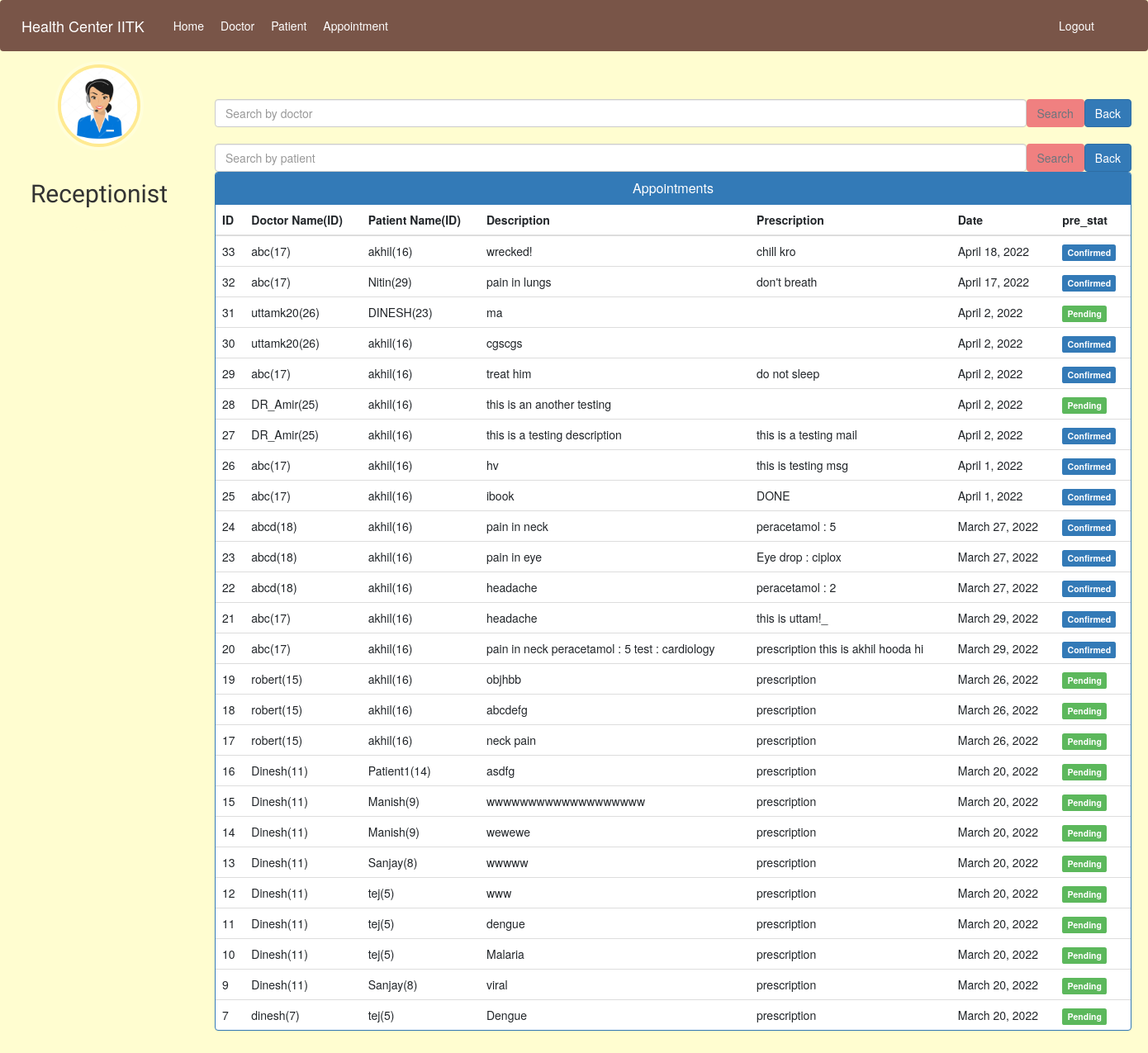
The page /admin-view-appointment (signed in) on the database its author committed.
### hospital/models.py (models this page shows)
class Appointment(models.Model):
    patientId = models.PositiveIntegerField(null=True)
    doctorId = models.PositiveIntegerField(null=True)
    patientName = models.CharField(max_length=40, null=True)
    doctorName = models.CharField(max_length=40, null=True)
    appointmentDate = models.DateField(auto_now=True)
    description = models.TextField(max_length=500)
    prescription = models.TextField(max_length=500, null=True, default="")
    pre_stat = models.BooleanField(default=False)
    status = models.BooleanField(default=True)

### hospital/views.py (the view)
# urls.py: path('admin-view-appointment', views.admin_view_appointment_view,
@login_required(login_url='adminlogin')
@user_passes_test(is_admin)
def admin_view_appointment_view(request):
    if 'q' in request.GET:
        q = request.GET['q']
        appointments = models.Appointment.objects.all().filter(
            doctorName__icontains=q, status=True).order_by('-id')
        return render(request, 'hospital/admin_view_appointment.html', {'appointments': appointments})
    else:
        appointments = models.Appointment.objects.all().filter(
            status=True).order_by('-id')
        return render(request, 'hospital/admin_view_appointment.html', {'appointments': appointments})

### hospital/views.py (called while the page is built)
def is_admin(user):
    return user.groups.filter(name='ADMIN').exists()

### templates/hospital/admin_view_appointment.html (shortened to what this page needs)
{% extends 'hospital/admin_base.html' %}
{% block content %}
<head>
  <link href="//netdna.bootstrapcdn.com/bootstrap/3.0.0/css/bootstrap.min.css" rel="stylesheet" id="bootstrap-css">
</head>
<div class="container">
  <br />
  <br />
  <br />
  <br />
  <form class="d-flex" method=GET action="{% url 'admin-view-appointment' %}">
    <input class="form-control me-2" type="search" placeholder="Search by doctor" aria-label="Search" name='q'>
    <button class="btn btn-outline-secondary" type="submit" style="background-color: lightcoral">Search</button>
    <button class="btn btn-primary" type="submit" style="float:right">Back</button>
  </form>
  <br>
  <form class="d-flex" method=GET action="{% url 'admin-view-appointment-pt' %}">
    <input class="form-control me-2" type="search" placeholder="Search by patient" aria-label="Search" name='q'>
    <button class="btn btn-outline-secondary" type="submit" style="background-color: lightcoral">Search</button>
    <form class="d-flex" method=GET action="{% url 'admin-view-appointment' %}">
      <button class="btn btn-primary" type="submit" style="float:right">Back</button>
    </form>
  </form>
  <div class="panel panel-primary">
    <div class="panel-heading">
      <h6 class="panel-title">Appointments</h6>
    </div>
    <table class="table table-hover" id="dev-table">
      <thead>
        <tr>
          <th>ID</th>
          <th>Doctor Name(ID)</th>
          <th>Patient Name(ID)</th>
          <th>Description</th>
          <th>Prescription</th>
          <th>Date</th>
          <th>pre_stat</th>
        </tr>
      </thead>
      {% for a in appointments %}
      <tr>
        <td> {{a.id}}</td>
        <td> {{a.doctorName}}({{a.doctorId}})</td>
        <td>{{a.patientName}}({{a.patientId}})</td>
        <td>{{a.description}}</td>
        <td>{{a.prescription}}</td>
        <td>{{a.appointmentDate}}</td>
        {%if a.pre_stat%}
        <td> <span class="label label-primary">Confirmed</span></td>
        {% else %}
        <td> <span class="label label-success">Pending</span></td>
        {% endif %}
      </tr>
      {% endfor %}
    </table>
  </div>
</div>
{% endblock content %}

### static/style.css (style rules this page uses)
body { padding-left: 240px; }

### templates/hospital/admin_base.html (style rules this page uses)
body { background-color: rgb(255, 253, 208); font-family: 'Work Sans', sans-serif; }

### templates/hospital/admin_view_appointment.html (style rules this page uses)
h6 { text-align: center; }

### rows shown on the page
Appointment: id "33", doctorName "abc", doctorId "17", patientName "akhil", patientId "16", description "wrecked!", prescription "chill kro", appointmentDate "April 18, 2022", pre_stat "Confirmed"
Appointment: id "32", doctorName "abc", doctorId "17", patientName "Nitin", patientId "29", description "pain in lungs", prescription "don't breath", appointmentDate "April 17, 2022", pre_stat "Confirmed"
Appointment: id "31", doctorName "uttamk20", doctorId "26", patientName "DINESH", patientId "23", description "ma", appointmentDate "April 2, 2022", pre_stat "Pending"
Appointment: id "30", doctorName "uttamk20", doctorId "26", patientName "akhil", patientId "16", description "cgscgs", appointmentDate "April 2, 2022", pre_stat "Confirmed"
Appointment: id "29", doctorName "abc", doctorId "17", patientName "akhil", patientId "16", description "treat him", prescription "do not sleep", appointmentDate "April 2, 2022", pre_stat "Confirmed"
Appointment: id "28", doctorName "DR_Amir", doctorId "25", patientName "akhil", patientId "16", description "this is an another testing", appointmentDate "April 2, 2022", pre_stat "Pending"
Appointment: id "27", doctorName "DR_Amir", doctorId "25", patientName "akhil", patientId "16", description "this is a testing description", prescription "this is a testing mail", appointmentDate "April 2, 2022", pre_stat "Confirmed"
Appointment: id "26", doctorName "abc", doctorId "17", patientName "akhil", patientId "16", description "hv", prescription "this is testing msg", appointmentDate "April 1, 2022", pre_stat "Confirmed"
Appointment: id "25", doctorName "abc", doctorId "17", patientName "akhil", patientId "16", description "ibook", prescription "DONE", appointmentDate "April 1, 2022", pre_stat "Confirmed"
Appointment: id "24", doctorName "abcd", doctorId "18", patientName "akhil", patientId "16", description "pain in neck", prescription "peracetamol : 5", appointmentDate "March 27, 2022", pre_stat "Confirmed"
Appointment: id "23", doctorName "abcd", doctorId "18", patientName "akhil", patientId "16", description "pain in eye", prescription "Eye drop : ciplox", appointmentDate "March 27, 2022", pre_stat "Confirmed"
Appointment: id "22", doctorName "abcd", doctorId "18", patientName "akhil", patientId "16", description "headache", prescription "peracetamol : 2", appointmentDate "March 27, 2022", pre_stat "Confirmed"
Appointment: id "21", doctorName "abc", doctorId "17", patientName "akhil", patientId "16", description "headache", prescription "this is uttam!_", appointmentDate "March 29, 2022", pre_stat "Confirmed"
Appointment: id "20", doctorName "abc", doctorId "17", patientName "akhil", patientId "16", description "pain in neck peracetamol : 5 test : cardiology", prescription "prescription this is akhil hooda hi", appointmentDate "March 29, 2022", pre_stat "Confirmed"
Appointment: id "19", doctorName "robert", doctorId "15", patientName "akhil", patientId "16", description "objhbb", prescription "prescription", appointmentDate "March 26, 2022", pre_stat "Pending"
Appointment: id "18", doctorName "robert", doctorId "15", patientName "akhil", patientId "16", description "abcdefg", prescription "prescription", appointmentDate "March 26, 2022", pre_stat "Pending"
Appointment: id "17", doctorName "robert", doctorId "15", patientName "akhil", patientId "16", description "neck pain", prescription "prescription", appointmentDate "March 26, 2022", pre_stat "Pending"
Appointment: id "16", doctorName "Dinesh", doctorId "11", patientName "Patient1", patientId "14", description "asdfg", prescription "prescription", appointmentDate "March 20, 2022", pre_stat "Pending"
Appointment: id "15", doctorName "Dinesh", doctorId "11", patientName "Manish", patientId "9", description "wwwwwwwwwwwwwwwwwww", prescription "prescription", appointmentDate "March 20, 2022", pre_stat "Pending"
Appointment: id "14", doctorName "Dinesh", doctorId "11", patientName "Manish", patientId "9", description "wewewe", prescription "prescription", appointmentDate "March 20, 2022", pre_stat "Pending"
Appointment: id "13", doctorName "Dinesh", doctorId "11", patientName "Sanjay", patientId "8", description "wwwww", prescription "prescription", appointmentDate "March 20, 2022", pre_stat "Pending"
Appointment: id "12", doctorName "Dinesh", doctorId "11", patientName "tej", patientId "5", description "www", prescription "prescription", appointmentDate "March 20, 2022", pre_stat "Pending"
Appointment: id "11", doctorName "Dinesh", doctorId "11", patientName "tej", patientId "5", description "dengue", prescription "prescription", appointmentDate "March 20, 2022", pre_stat "Pending"
Appointment: id "10", doctorName "Dinesh", doctorId "11", patientName "tej", patientId "5", description "Malaria", prescription "prescription", appointmentDate "March 20, 2022", pre_stat "Pending"
Appointment: id "9", doctorName "Dinesh", doctorId "11", patientName "Sanjay", patientId "8", description "viral", prescription "prescription", appointmentDate "March 20, 2022", pre_stat "Pending"
Appointment: id "7", doctorName "dinesh", doctorId "7", patientName "tej", patientId "5", description "Dengue", prescription "prescription", appointmentDate "March 20, 2022", pre_stat "Pending"
